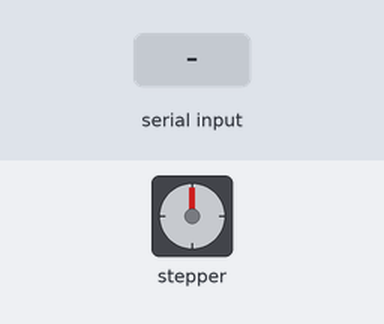
This sketch was run on a simulated Arduino Uno, built with avr-gcc and run on an emulated ATmega328P. Shown: stepper motor. Wiring (inferred from the names in the program): stepper motor (2048 steps per turn assumed): coils pin 2, pin 3, pin 4, pin 5. Inputs (shaded band) come from the test bench. What the sketch prints to the serial monitor is not drawn.

Above: at 1.2 s.
1.3 s: "90,45\n" received over Serial
At 4.1 s:
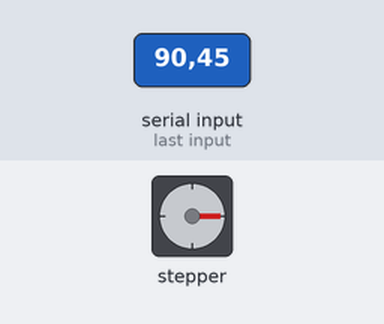
4.3 s: "30,150\n" received over Serial
At 5.2 s:
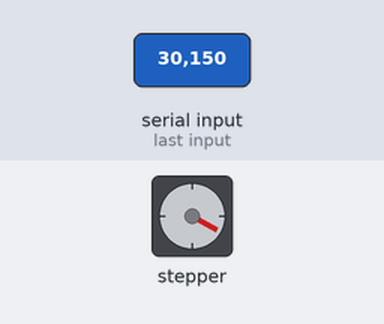
6.4 s: "5\n" received over Serial
At 7.5 s:
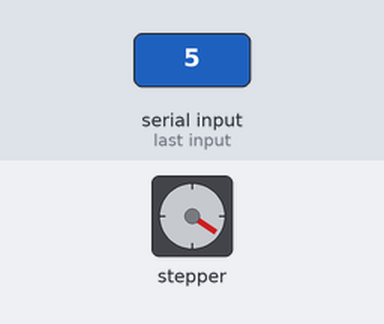
8.0 s: "200\n" received over Serial
At 8.17 s:
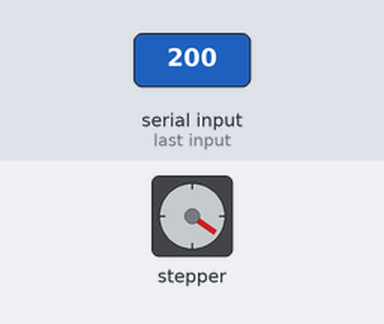
11.0 s: "90\n" received over Serial
Timing chart, 0 to 16.2 s (numbered marks = the images above; inputs shaded):
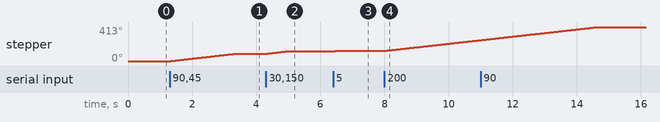

The sketch:

_______.ino
```cpp
/*******************************************************
5线步进电机Arduino控制程序 (28BYJ-48)
Platform: Arduino UNO + ULN2003步进电机驱动套件

接线方式:
红线(Red)   ---- +5V
橙线(Orange) ---- D2 (Arduino数字引脚2)
黄线(Yellow) ---- D3 (Arduino数字引脚3)
粉线(Pink)   ---- D4 (Arduino数字引脚4)
蓝线(Blue)   ---- D5 (Arduino数字引脚5)
注意：红线接5V电源，其他四线按顺序接Arduino引脚

电机参数：
步距角: 5.625度/64
减速比: 1:64
额定电压: 5V
*********************/

// 定义步进电机控制引脚
const int motorPin1 = 2;    // Orange
const int motorPin2 = 3;    // Yellow
const int motorPin3 = 4;    // Pink
const int motorPin4 = 5;    // Blue

// 电机参数计算
const float STEP_ANGLE = 5.625;    // 步进角度
const int REDUCTION_RATIO = 64;     // 减速比
const int STEPS_PER_REVOLUTION = 4096;  // 一圈总步数 (360/5.625*64*8)
const float ANGLE_PER_STEP = 360.0 / STEPS_PER_REVOLUTION;  // 每步的角度

// 角度校准系数（基于实际测量，输入角度被放大了约8倍）
const float CALIBRATION_FACTOR = 0.125;  // 1/8，用于补偿角度放大
const bool DEBUG_MODE = true;     // 调试模式开关

String inputString = "";         // 用于存储输入的字符串
bool stringComplete = false;     // 字符串是否完整标志

// 8步模式的相序表
const byte phaseSequence[8] = {
  0b1000,
  0b1100,
  0b0100,
  0b0110,
  0b0010,
  0b0011,
  0b0001,
  0b1001
};

void setup() {
  // 设置电机控制引脚为输出模式
  pinMode(motorPin1, OUTPUT);
  pinMode(motorPin2, OUTPUT);
  pinMode(motorPin3, OUTPUT);
  pinMode(motorPin4, OUTPUT);

  // 初始状态，所有引脚置低
  motorStop();

  // 初始化串口通信，波特率9600
  Serial.begin(9600);
  inputString.reserve(200);

  delay(50);  // 等待系统稳定
}

// 正转函数 - 8步模式，提供更平滑的运动
void motorCW() {
  for(int i = 0; i < 8; i++) {
    setMotorPhase(phaseSequence[i]);
    delay(2);  // 转速调节
  }
}

// 反转函数 - 8步模式
void motorCCW() {
  for(int i = 7; i >= 0; i--) {
    setMotorPhase(phaseSequence[i]);
    delay(2);  // 转速调节
  }
}

// 停止函数
void motorStop() {
  digitalWrite(motorPin1, LOW);
  digitalWrite(motorPin2, LOW);
  digitalWrite(motorPin3, LOW);
  digitalWrite(motorPin4, LOW);
}

// 设置电机相位
void setMotorPhase(byte phase) {
  digitalWrite(motorPin1, (phase & 0b1000) ? HIGH : LOW);
  digitalWrite(motorPin2, (phase & 0b0100) ? HIGH : LOW);
  digitalWrite(motorPin3, (phase & 0b0010) ? HIGH : LOW);
  digitalWrite(motorPin4, (phase & 0b0001) ? HIGH : LOW);
}

// 角度校准函数
float calibrateAngle(float requestedAngle) {
    return requestedAngle * CALIBRATION_FACTOR;
}

// 角度转换为步数，加入校准
int angleToSteps(float angle) {
    float calibratedAngle = calibrateAngle(angle);
    return (int)(calibratedAngle / ANGLE_PER_STEP);
}

// 移动指定角度
void moveToAngle(float angle) {
    if(DEBUG_MODE) {
        Serial.print("输入角度: ");
        Serial.println(angle);
        Serial.print("校准后角度: ");
        Serial.println(calibrateAngle(angle));
    }

    int steps = angleToSteps(angle);
    if (steps > 0) {
        for(int i = 0; i < abs(steps); i++) {
            motorCW();
        }
    } else {
        for(int i = 0; i < abs(steps); i++) {
            motorCCW();
        }
    }
    motorStop();

    if(DEBUG_MODE) {
        Serial.print("步数: ");
        Serial.println(abs(steps));
    }
}

void serialEvent() {
  while (Serial.available()) {
    char inChar = (char)Serial.read();
    if (inChar == '\n') {
      stringComplete = true;
    } else {
      inputString += inChar;
    }
  }
}

void loop() {
    if (stringComplete) {
        float angle = inputString.toFloat();

        // 检查角度是否有效
        if (angle != 0 || inputString.indexOf("0") != -1) {
            if(!DEBUG_MODE) {
                Serial.print("执行角度: ");
                Serial.println(angle);
            }

            moveToAngle(angle);
            Serial.println("转动完成");
        } else {
            Serial.println("无效的角度输入");
        }

        // 清空输入字符串，准备接收新的数据
        inputString = "";
        stringComplete = false;
    }
}
```

Measured:
- after the input at 1.3 s, stepper: turns 89° clockwise in 2.0 s, starting at once
- after the input at 4.3 s, stepper: turns 30° clockwise in 0.67 s, starting at once
- after the input at 8.0 s, stepper: keeps turning clockwise at about 44°/s, starting at once
